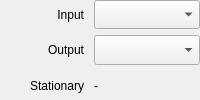
              <widget class="QFrame" name="frame_pLayout_GD">
               <property name="sizePolicy">
                <sizepolicy hsizetype="Minimum" vsizetype="Minimum">
                 <horstretch>0</horstretch>
                 <verstretch>0</verstretch>
                </sizepolicy>
               </property>
               <property name="minimumSize">
                <size>
                 <width>0</width>
                 <height>0</height>
                </size>
               </property>
               <property name="frameShape">
                <enum>QFrame::Shape::NoFrame</enum>
               </property>
               <property name="frameShadow">
                <enum>QFrame::Shadow::Raised</enum>
               </property>
               <layout class="QHBoxLayout" name="horizontalLayout_17">
                <property name="spacing">
                 <number>0</number>
                </property>
                <property name="leftMargin">
                 <number>0</number>
                </property>
                <property name="topMargin">
                 <number>0</number>
                </property>
                <property name="rightMargin">
                 <number>0</number>
                </property>
                <property name="bottomMargin">
                 <number>0</number>
                </property>
                <item>
                 <layout class="QGridLayout" name="glayout_planet_helper_2">
                  <property name="leftMargin">
                   <number>0</number>
                  </property>
                  <property name="topMargin">
                   <number>0</number>
                  </property>
                  <property name="rightMargin">
                   <number>0</number>
                  </property>
                  <property name="bottomMargin">
                   <number>0</number>
                  </property>
                  <property name="horizontalSpacing">
                   <number>10</number>
                  </property>
                  <property name="verticalSpacing">
                   <number>6</number>
                  </property>
                  <item row="1" column="1">
                   <widget class="QComboBox" name="cb_output_GD">
                    <property name="sizePolicy">
                     <sizepolicy hsizetype="Preferred" vsizetype="Preferred">
                      <horstretch>0</horstretch>
                      <verstretch>0</verstretch>
                     </sizepolicy>
                    </property>
                    <property name="currentIndex">
                     <number>-1</number>
                    </property>
                    <property name="placeholderText">
                     <string>- Select -</string>
                    </property>
                    <item>
                     <property name="text">
                      <string>Sun</string>
                     </property>
                    </item>
                    <item>
                     <property name="text">
                      <string>Planet Carrier</string>
                     </property>
                    </item>
                    <item>
                     <property name="text">
                      <string>Ring</string>
                     </property>
                    </item>
                   </widget>
                  </item>
                  <item row="0" column="0">
                   <widget class="QLabel" name="lb_input_2">
                    <property name="text">
                     <string>Input</string>
                    </property>
                    <property name="alignment">
                     <set>Qt::AlignmentFlag::AlignRight|Qt::AlignmentFlag::AlignTrailing|Qt::AlignmentFlag::AlignVCenter</set>
                    </property>
                    <property name="wordWrap">
                     <bool>true</bool>
                    </property>
                   </widget>
                  </item>
                  <item row="2" column="0">
                   <widget class="QLabel" name="lb_stationary_2">
                    <property name="text">
                     <string>Stationary</string>
                    </property>
                    <property name="alignment">
                     <set>Qt::AlignmentFlag::AlignRight|Qt::AlignmentFlag::AlignTrailing|Qt::AlignmentFlag::AlignVCenter</set>
                    </property>
                    <property name="wordWrap">
                     <bool>true</bool>
                    </property>
                   </widget>
                  </item>
                  <item row="2" column="1">
                   <widget class="QLabel" name="lb_stationGear2">
                    <property name="text">
                     <string>-</string>
                    </property>
                    <property name="alignment">
                     <set>Qt::AlignmentFlag::AlignLeading|Qt::AlignmentFlag::AlignLeft|Qt::AlignmentFlag::AlignVCenter</set>
                    </property>
                   </widget>
                  </item>
                  <item row="1" column="0">
                   <widget class="QLabel" name="lb_output_2">
                    <property name="text">
                     <string>Output</string>
                    </property>
                    <property name="alignment">
                     <set>Qt::AlignmentFlag::AlignRight|Qt::AlignmentFlag::AlignTrailing|Qt::AlignmentFlag::AlignVCenter</set>
                    </property>
                    <property name="wordWrap">
                     <bool>true</bool>
                    </property>
                   </widget>
                  </item>
                  <item row="0" column="1">
                   <widget class="QComboBox" name="cb_input_GD">
                    <property name="sizePolicy">
                     <sizepolicy hsizetype="Preferred" vsizetype="Preferred">
                      <horstretch>0</horstretch>
                      <verstretch>0</verstretch>
                     </sizepolicy>
                    </property>
                    <property name="editable">
                     <bool>false</bool>
                    </property>
                    <property name="currentText">
                     <string/>
                    </property>
                    <property name="currentIndex">
                     <number>-1</number>
                    </property>
                    <property name="placeholderText">
                     <string>- Select -</string>
                    </property>
                    <item>
                     <property name="text">
                      <string>Sun</string>
                     </property>
                    </item>
                    <item>
                     <property name="text">
                      <string>Planet Carrier</string>
                     </property>
                    </item>
                    <item>
                     <property name="text">
                      <string>Ring</string>
                     </property>
                    </item>
                   </widget>
                  </item>
                 </layout>
                </item>
               </layout>
              </widget>
